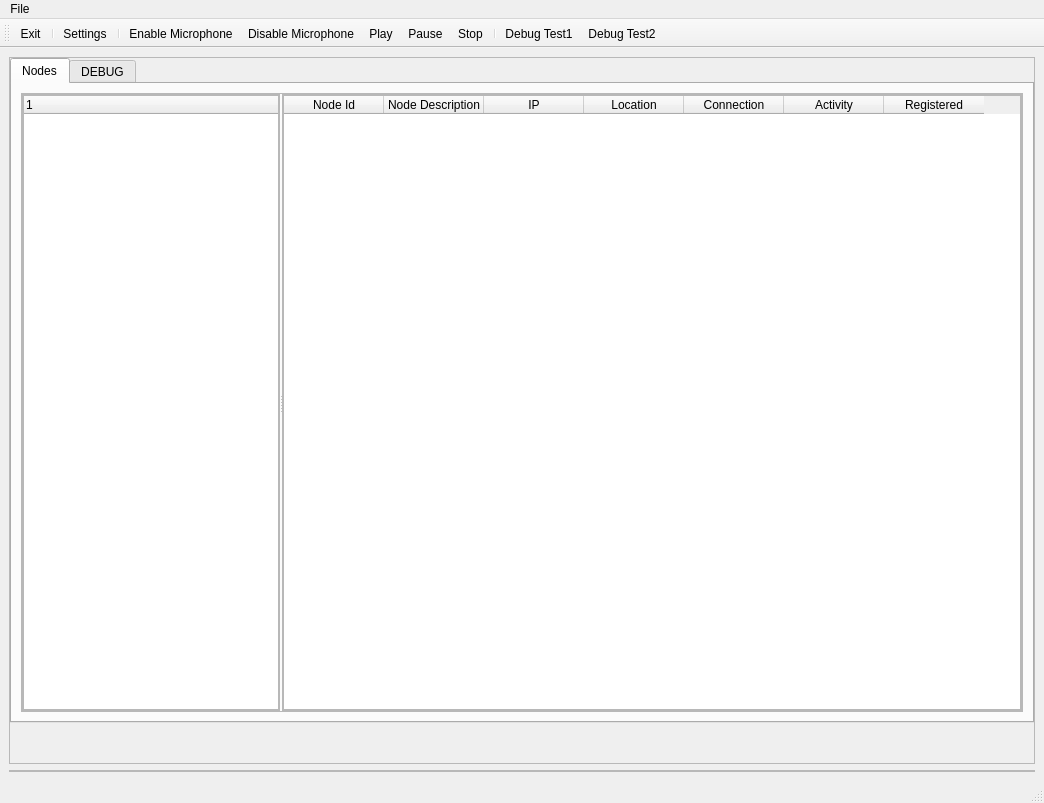
<?xml version="1.0" encoding="UTF-8"?>
<ui version="4.0">
 <class>MainWindow</class>
 <widget class="QMainWindow" name="MainWindow">
  <property name="geometry">
   <rect>
    <x>0</x>
    <y>0</y>
    <width>1044</width>
    <height>803</height>
   </rect>
  </property>
  <property name="sizePolicy">
   <sizepolicy hsizetype="Maximum" vsizetype="Maximum">
    <horstretch>0</horstretch>
    <verstretch>0</verstretch>
   </sizepolicy>
  </property>
  <property name="windowTitle">
   <string>Artı Altı VOIP Application V0.5</string>
  </property>
  <widget class="QWidget" name="centralwidget">
   <layout class="QGridLayout" name="gridLayout_3">
    <item row="1" column="0">
     <widget class="QFrame" name="frame_2">
      <property name="sizePolicy">
       <sizepolicy hsizetype="Preferred" vsizetype="Fixed">
        <horstretch>0</horstretch>
        <verstretch>0</verstretch>
       </sizepolicy>
      </property>
      <property name="frameShape">
       <enum>QFrame::StyledPanel</enum>
      </property>
      <property name="frameShadow">
       <enum>QFrame::Raised</enum>
      </property>
      <layout class="QFormLayout" name="formLayout">
       <property name="leftMargin">
        <number>0</number>
       </property>
       <property name="topMargin">
        <number>0</number>
       </property>
       <property name="rightMargin">
        <number>0</number>
       </property>
       <property name="bottomMargin">
        <number>0</number>
       </property>
      </layout>
     </widget>
    </item>
    <item row="0" column="0">
     <widget class="QFrame" name="frame">
      <property name="sizePolicy">
       <sizepolicy hsizetype="Preferred" vsizetype="Expanding">
        <horstretch>0</horstretch>
        <verstretch>0</verstretch>
       </sizepolicy>
      </property>
      <property name="autoFillBackground">
       <bool>false</bool>
      </property>
      <property name="frameShape">
       <enum>QFrame::StyledPanel</enum>
      </property>
      <property name="frameShadow">
       <enum>QFrame::Raised</enum>
      </property>
      <property name="lineWidth">
       <number>0</number>
      </property>
      <layout class="QGridLayout" name="gridLayout">
       <property name="leftMargin">
        <number>0</number>
       </property>
       <property name="topMargin">
        <number>0</number>
       </property>
       <property name="rightMargin">
        <number>0</number>
       </property>
       <property name="bottomMargin">
        <number>0</number>
       </property>
       <property name="spacing">
        <number>0</number>
       </property>
       <item row="0" column="0">
        <widget class="QTabWidget" name="tabWidget">
         <property name="sizePolicy">
          <sizepolicy hsizetype="Expanding" vsizetype="Expanding">
           <horstretch>0</horstretch>
           <verstretch>0</verstretch>
          </sizepolicy>
         </property>
         <property name="currentIndex">
          <number>0</number>
         </property>
         <property name="tabsClosable">
          <bool>false</bool>
         </property>
         <widget class="QWidget" name="tabMain">
          <attribute name="title">
           <string>Nodes</string>
          </attribute>
          <layout class="QGridLayout" name="gridLayout_2">
           <item row="0" column="0">
            <widget class="QFrame" name="frame_5">
             <property name="frameShape">
              <enum>QFrame::StyledPanel</enum>
             </property>
             <property name="frameShadow">
              <enum>QFrame::Raised</enum>
             </property>
             <layout class="QGridLayout" name="gridLayout_4">
              <property name="leftMargin">
               <number>0</number>
              </property>
              <property name="topMargin">
               <number>0</number>
              </property>
              <property name="rightMargin">
               <number>0</number>
              </property>
              <property name="bottomMargin">
               <number>0</number>
              </property>
              <property name="spacing">
               <number>0</number>
              </property>
              <item row="0" column="0">
               <widget class="QSplitter" name="splitter">
                <property name="frameShadow">
                 <enum>QFrame::Raised</enum>
                </property>
                <property name="lineWidth">
                 <number>5</number>
                </property>
                <property name="orientation">
                 <enum>Qt::Horizontal</enum>
                </property>
                <property name="opaqueResize">
                 <bool>false</bool>
                </property>
                <property name="handleWidth">
                 <number>2</number>
                </property>
                <property name="childrenCollapsible">
                 <bool>true</bool>
                </property>
                <widget class="QFrame" name="frame_3">
                 <property name="sizePolicy">
                  <sizepolicy hsizetype="Preferred" vsizetype="Preferred">
                   <horstretch>0</horstretch>
                   <verstretch>0</verstretch>
                  </sizepolicy>
                 </property>
                 <property name="frameShape">
                  <enum>QFrame::StyledPanel</enum>
                 </property>
                 <property name="frameShadow">
                  <enum>QFrame::Raised</enum>
                 </property>
                 <layout class="QGridLayout" name="gridLayout_5">
                  <property name="leftMargin">
                   <number>0</number>
                  </property>
                  <property name="topMargin">
                   <number>0</number>
                  </property>
                  <property name="rightMargin">
                   <number>0</number>
                  </property>
                  <property name="bottomMargin">
                   <number>0</number>
                  </property>
                  <property name="spacing">
                   <number>0</number>
                  </property>
                  <item row="0" column="0">
                   <widget class="QTreeWidget" name="treeWidget1">
                    <property name="sizePolicy">
                     <sizepolicy hsizetype="Preferred" vsizetype="Expanding">
                      <horstretch>0</horstretch>
                      <verstretch>0</verstretch>
                     </sizepolicy>
                    </property>
                    <column>
                     <property name="text">
                      <string notr="true">1</string>
                     </property>
                    </column>
                   </widget>
                  </item>
                 </layout>
                </widget>
                <widget class="QFrame" name="frame_4">
                 <property name="sizePolicy">
                  <sizepolicy hsizetype="Preferred" vsizetype="Preferred">
                   <horstretch>20</horstretch>
                   <verstretch>0</verstretch>
                  </sizepolicy>
                 </property>
                 <property name="frameShape">
                  <enum>QFrame::StyledPanel</enum>
                 </property>
                 <property name="frameShadow">
                  <enum>QFrame::Raised</enum>
                 </property>
                 <layout class="QGridLayout" name="gridLayout_6">
                  <property name="leftMargin">
                   <number>0</number>
                  </property>
                  <property name="topMargin">
                   <number>0</number>
                  </property>
                  <property name="rightMargin">
                   <number>0</number>
                  </property>
                  <property name="bottomMargin">
                   <number>0</number>
                  </property>
                  <property name="spacing">
                   <number>0</number>
                  </property>
                  <item row="0" column="0">
                   <widget class="QTableWidget" name="tableWidget1">
                    <property name="sizePolicy">
                     <sizepolicy hsizetype="Expanding" vsizetype="Expanding">
                      <horstretch>0</horstretch>
                      <verstretch>0</verstretch>
                     </sizepolicy>
                    </property>
                    <property name="autoFillBackground">
                     <bool>false</bool>
                    </property>
                    <attribute name="horizontalHeaderVisible">
                     <bool>true</bool>
                    </attribute>
                    <attribute name="verticalHeaderVisible">
                     <bool>false</bool>
                    </attribute>
                    <column>
                     <property name="text">
                      <string>Node Id</string>
                     </property>
                    </column>
                    <column>
                     <property name="text">
                      <string>Node Description</string>
                     </property>
                    </column>
                    <column>
                     <property name="text">
                      <string>IP</string>
                     </property>
                    </column>
                    <column>
                     <property name="text">
                      <string>Location</string>
                     </property>
                    </column>
                    <column>
                     <property name="text">
                      <string>Connection</string>
                     </property>
                    </column>
                    <column>
                     <property name="text">
                      <string>Activity</string>
                     </property>
                    </column>
                    <column>
                     <property name="text">
                      <string>Registered</string>
                     </property>
                    </column>
                   </widget>
                  </item>
                 </layout>
                </widget>
               </widget>
              </item>
             </layout>
            </widget>
           </item>
          </layout>
         </widget>
         <widget class="QWidget" name="tabDebug">
          <property name="toolTip">
           <string>Debug Tab</string>
          </property>
          <attribute name="title">
           <string>DEBUG</string>
          </attribute>
          <layout class="QGridLayout" name="gridLayout_7">
           <item row="0" column="0">
            <widget class="QFrame" name="frame_8">
             <property name="frameShape">
              <enum>QFrame::StyledPanel</enum>
             </property>
             <property name="frameShadow">
              <enum>QFrame::Raised</enum>
             </property>
             <layout class="QGridLayout" name="gridLayout_9">
              <item row="2" column="0">
               <widget class="QFrame" name="frame_7">
                <property name="sizePolicy">
                 <sizepolicy hsizetype="Expanding" vsizetype="Expanding">
                  <horstretch>0</horstretch>
                  <verstretch>0</verstretch>
                 </sizepolicy>
                </property>
                <property name="frameShape">
                 <enum>QFrame::StyledPanel</enum>
                </property>
                <property name="frameShadow">
                 <enum>QFrame::Raised</enum>
                </property>
                <layout class="QGridLayout" name="gridLayout_8">
                 <item row="0" column="0">
                  <widget class="QTextEdit" name="textEditDebug1">
                   <property name="font">
                    <font>
                     <family>Courier New</family>
                     <pointsize>12</pointsize>
                    </font>
                   </property>
                  </widget>
                 </item>
                </layout>
               </widget>
              </item>
              <item row="1" column="0">
               <widget class="QFrame" name="frame_6">
                <property name="sizePolicy">
                 <sizepolicy hsizetype="Preferred" vsizetype="Preferred">
                  <horstretch>0</horstretch>
                  <verstretch>0</verstretch>
                 </sizepolicy>
                </property>
                <property name="frameShape">
                 <enum>QFrame::StyledPanel</enum>
                </property>
                <property name="frameShadow">
                 <enum>QFrame::Raised</enum>
                </property>
                <layout class="QGridLayout" name="gridLayout_10">
                 <item row="0" column="0">
                  <widget class="QPushButton" name="pushButtonAddRow">
                   <property name="sizePolicy">
                    <sizepolicy hsizetype="Fixed" vsizetype="Fixed">
                     <horstretch>0</horstretch>
                     <verstretch>0</verstretch>
                    </sizepolicy>
                   </property>
                   <property name="text">
                    <string/>
                   </property>
                   <property name="icon">
                    <iconset resource="Resources.qrc">
                     <normaloff>:/res/Resources/Icons/1.ico</normaloff>:/res/Resources/Icons/1.ico</iconset>
                   </property>
                   <property name="iconSize">
                    <size>
                     <width>32</width>
                     <height>32</height>
                    </size>
                   </property>
                  </widget>
                 </item>
                 <item row="0" column="1">
                  <widget class="QPushButton" name="pushButton_2">
                   <property name="sizePolicy">
                    <sizepolicy hsizetype="Fixed" vsizetype="Preferred">
                     <horstretch>0</horstretch>
                     <verstretch>0</verstretch>
                    </sizepolicy>
                   </property>
                   <property name="text">
                    <string/>
                   </property>
                   <property name="icon">
                    <iconset resource="Resources.qrc">
                     <normaloff>:/res/Resources/Icons/2.ico</normaloff>:/res/Resources/Icons/2.ico</iconset>
                   </property>
                   <property name="iconSize">
                    <size>
                     <width>32</width>
                     <height>32</height>
                    </size>
                   </property>
                  </widget>
                 </item>
                 <item row="0" column="2">
                  <widget class="QLabel" name="label1">
                   <property name="sizePolicy">
                    <sizepolicy hsizetype="Maximum" vsizetype="Maximum">
                     <horstretch>0</horstretch>
                     <verstretch>0</verstretch>
                    </sizepolicy>
                   </property>
                   <property name="text">
                    <string>TextLabel</string>
                   </property>
                  </widget>
                 </item>
                </layout>
               </widget>
              </item>
              <item row="0" column="0">
               <widget class="QLineEdit" name="lineEditDebug2"/>
              </item>
             </layout>
            </widget>
           </item>
          </layout>
         </widget>
        </widget>
       </item>
       <item row="1" column="0">
        <spacer name="verticalSpacer">
         <property name="orientation">
          <enum>Qt::Vertical</enum>
         </property>
         <property name="sizeType">
          <enum>QSizePolicy::Fixed</enum>
         </property>
         <property name="sizeHint" stdset="0">
          <size>
           <width>20</width>
           <height>40</height>
          </size>
         </property>
        </spacer>
       </item>
      </layout>
     </widget>
    </item>
   </layout>
  </widget>
  <widget class="QMenuBar" name="menubar">
   <property name="geometry">
    <rect>
     <x>0</x>
     <y>0</y>
     <width>1044</width>
     <height>21</height>
    </rect>
   </property>
   <widget class="QMenu" name="menuFile">
    <property name="title">
     <string>File</string>
    </property>
    <addaction name="actionSettings"/>
    <addaction name="actionExit"/>
   </widget>
   <addaction name="menuFile"/>
  </widget>
  <widget class="QStatusBar" name="statusbar">
   <property name="mouseTracking">
    <bool>false</bool>
   </property>
   <property name="toolTip">
    <string>ddddddd</string>
   </property>
  </widget>
  <widget class="QToolBar" name="toolBar">
   <property name="windowTitle">
    <string>toolBar</string>
   </property>
   <attribute name="toolBarArea">
    <enum>TopToolBarArea</enum>
   </attribute>
   <attribute name="toolBarBreak">
    <bool>false</bool>
   </attribute>
   <addaction name="actionExit"/>
   <addaction name="separator"/>
   <addaction name="actionSettings"/>
   <addaction name="separator"/>
   <addaction name="actionMicOn"/>
   <addaction name="actionMicOff"/>
   <addaction name="actionPlay"/>
   <addaction name="actionPause"/>
   <addaction name="actionStop"/>
   <addaction name="separator"/>
   <addaction name="actionDebugTest1"/>
   <addaction name="actionDebugTest2"/>
  </widget>
  <action name="actionExit">
   <property name="icon">
    <iconset resource="Resources.qrc">
     <normaloff>:/res/Resources/Icons/Cancel.ico</normaloff>:/res/Resources/Icons/Cancel.ico</iconset>
   </property>
   <property name="text">
    <string>Exit</string>
   </property>
  </action>
  <action name="actionSettings">
   <property name="checkable">
    <bool>false</bool>
   </property>
   <property name="checked">
    <bool>false</bool>
   </property>
   <property name="icon">
    <iconset resource="Resources.qrc">
     <normaloff>:/res/Resources/Icons/Gear.ico</normaloff>:/res/Resources/Icons/Gear.ico</iconset>
   </property>
   <property name="text">
    <string>Settings</string>
   </property>
  </action>
  <action name="actionMicOn">
   <property name="icon">
    <iconset resource="Resources.qrc">
     <normaloff>:/res/Resources/Icons/Microphone_Green.ico</normaloff>:/res/Resources/Icons/Microphone_Green.ico</iconset>
   </property>
   <property name="text">
    <string>Enable Microphone</string>
   </property>
   <property name="toolTip">
    <string>Enable Microphone</string>
   </property>
  </action>
  <action name="actionMicOff">
   <property name="icon">
    <iconset resource="Resources.qrc">
     <normaloff>:/res/Resources/Icons/Microphone_Red.ico</normaloff>:/res/Resources/Icons/Microphone_Red.ico</iconset>
   </property>
   <property name="text">
    <string>Disable Microphone</string>
   </property>
  </action>
  <action name="actionPlay">
   <property name="icon">
    <iconset resource="Resources.qrc">
     <normaloff>:/res/Resources/Icons/Player Play_Green.ico</normaloff>:/res/Resources/Icons/Player Play_Green.ico</iconset>
   </property>
   <property name="text">
    <string>Play</string>
   </property>
   <property name="toolTip">
    <string>Play</string>
   </property>
  </action>
  <action name="actionStop">
   <property name="icon">
    <iconset resource="Resources.qrc">
     <normaloff>:/res/Resources/Icons/Player Stop_Red.ico</normaloff>:/res/Resources/Icons/Player Stop_Red.ico</iconset>
   </property>
   <property name="text">
    <string>Stop</string>
   </property>
   <property name="toolTip">
    <string>Stop Play</string>
   </property>
  </action>
  <action name="actionPause">
   <property name="icon">
    <iconset resource="Resources.qrc">
     <normaloff>:/res/Resources/Icons/Player Pause_Red.ico</normaloff>:/res/Resources/Icons/Player Pause_Red.ico</iconset>
   </property>
   <property name="text">
    <string>Pause</string>
   </property>
   <property name="toolTip">
    <string>Pause</string>
   </property>
  </action>
  <action name="actionDebugTest1">
   <property name="icon">
    <iconset resource="Resources.qrc">
     <normaloff>:/res/Resources/Icons/1.ico</normaloff>:/res/Resources/Icons/1.ico</iconset>
   </property>
   <property name="text">
    <string>Debug Test1</string>
   </property>
   <property name="toolTip">
    <string>Debug Test1</string>
   </property>
  </action>
  <action name="actionDebugTest2">
   <property name="icon">
    <iconset resource="Resources.qrc">
     <normaloff>:/res/Resources/Icons/2.ico</normaloff>:/res/Resources/Icons/2.ico</iconset>
   </property>
   <property name="text">
    <string>Debug Test2</string>
   </property>
   <property name="toolTip">
    <string>Debug Test2</string>
   </property>
  </action>
 </widget>
 <resources>
  <include location="Resources.qrc"/>
 </resources>
 <connections/>
</ui>
